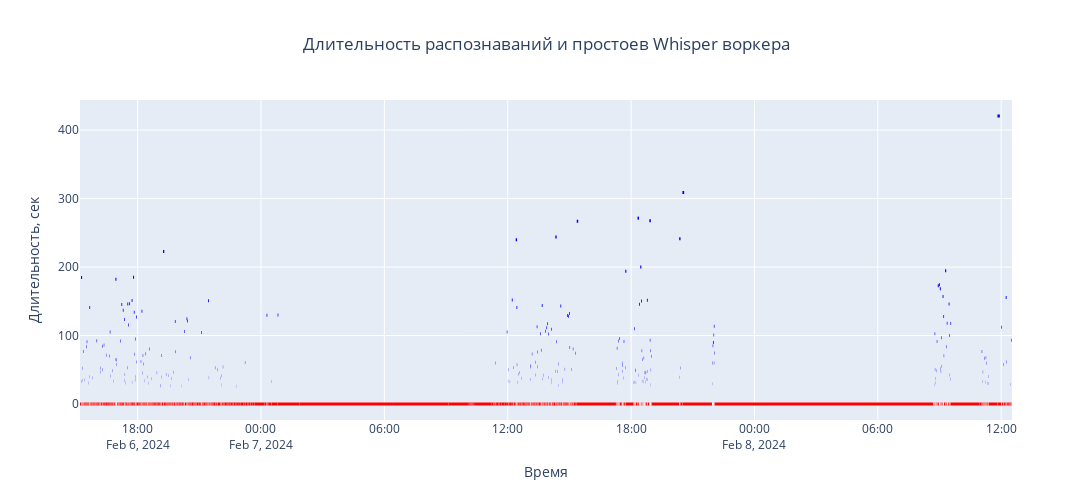
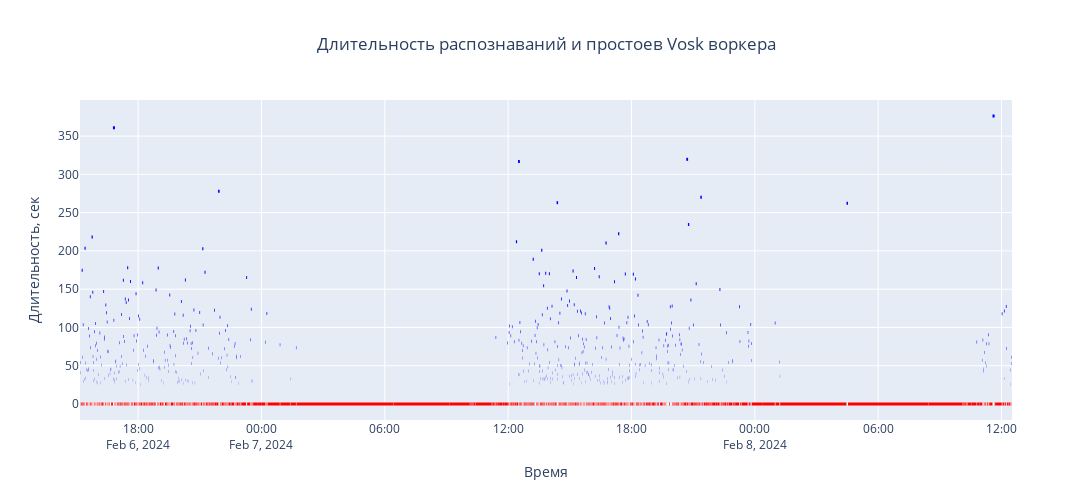

The notebook cell these images were saved under, in order:
### Code cell
fig_idle0_query.show()
fig_idle1_query.show()
